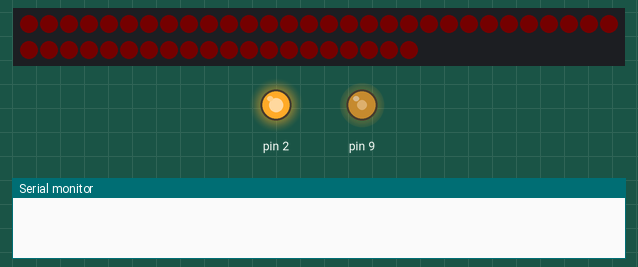
Bench run of a sketch on a simulated Arduino Uno, built with avr-gcc and run on an emulated ATmega328P. Shown: 50 RGB LEDs in strip order, left to right, continuing on the next row, output pins drawn as LEDs (lit = HIGH), the last lines printed to the serial monitor. Dim RGB values are drawn brighter than linear; the strip is taken to match the declared colour order.

Above: at 0.01 s.
At 17.47 s:
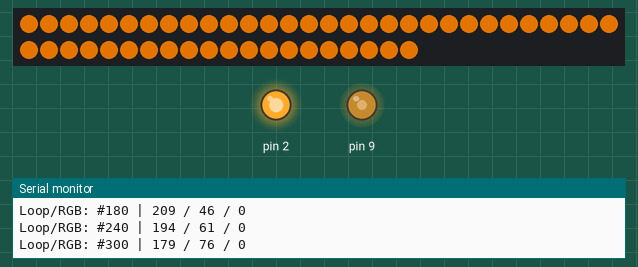
At 19.94 s:
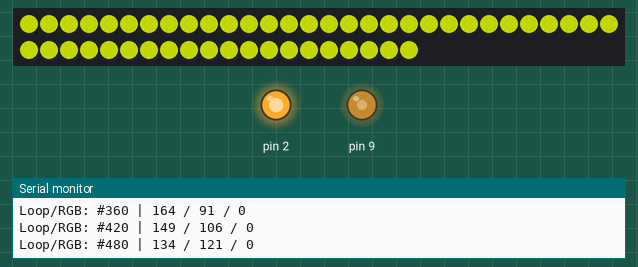
At 29.92 s:
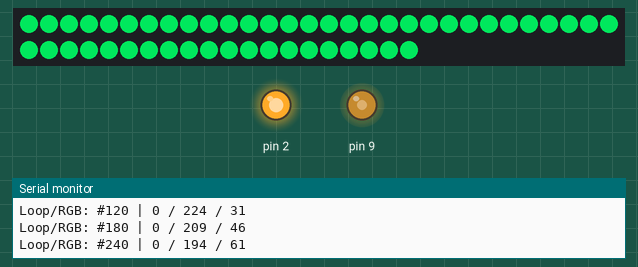
At 34.85 s:
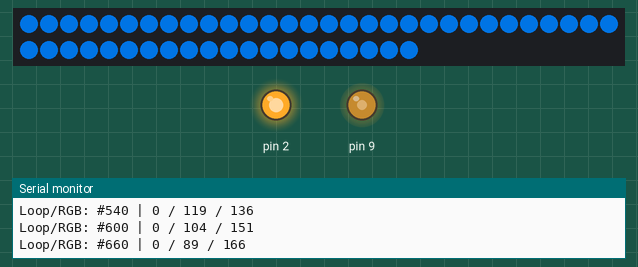
At 39.94 s:
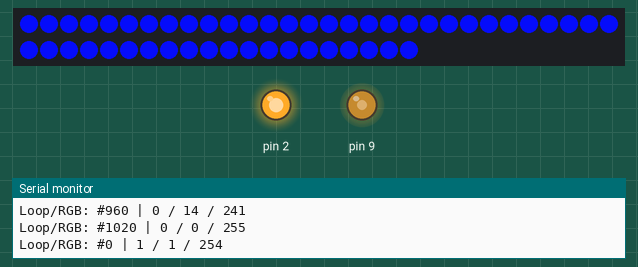

The sketch:

ColorCrossfader2811.ino
```cpp
/*
* Slight modification to use this to control a ws2811 strip using Adafruit NeoPixel library.
*/


/*
*
* Code for cross-fading 3 LEDs, red, green and blue (RGB)
* To create fades, you need to do two things:
*  1. Describe the colors you want to be displayed
*  2. List the order you want them to fade in
*
* DESCRIBING A COLOR:
* A color is just an array of three percentages, 0-100,
*  controlling the red, green and blue LEDs
*
* Red is the red LED at full, blue and green off
*   int red = { 100, 0, 0 }
* Dim white is all three LEDs at 30%
*   int dimWhite = {30, 30, 30}
* etc.
*
* Some common colors are provided below, or make your own
*
* LISTING THE ORDER:
* In the main part of the program, you need to list the order
*  you want to colors to appear in, e.g.
*  crossFade(red);
*  crossFade(green);
*  crossFade(blue);
*
* Those colors will appear in that order, fading out of
*    one color and into the next
*
* In addition, there are 5 optional settings you can adjust:
* 1. The initial color is set to black (so the first color fades in), but
*    you can set the initial color to be any other color
* 2. The internal loop runs for 1020 interations; the 'wait' variable
*    sets the approximate duration of a single crossfade. In theory,
*    a 'wait' of 10 ms should make a crossFade of ~10 seconds. In
*    practice, the other functions the code is performing slow this
*    down to ~11 seconds on my board. YMMV.
* 3. If 'repeat' is set to 0, the program will loop indefinitely.
*    if it is set to a number, it will loop that number of times,
*    then stop on the last color in the sequence. (Set 'return' to 1,
*    and make the last color black if you want it to fade out at the end.)
* 4. There is an optional 'hold' variable, which pasues the
*    program for 'hold' milliseconds when a color is complete,
*    but before the next color starts.
* 5. Set the DEBUG flag to 1 if you want debugging output to be
*    sent to the serial monitor.
*
*    The internals of the program aren't complicated, but they
*    are a little fussy -- the inner workings are explained
*    below the main loop.
*
* April 2007, Clay Shirky <clay.shirky@nyu.edu>
*/


#include <Adafruit_NeoPixel.h>

#define PIN 8  // pin the ws2811 strip is connected to

#define FIRST_LED 0   // first led in strip to use
#define LAST_LED 49    // last led in strip to use

// Parameter 1 = number of pixels in strip
// Parameter 2 = Arduino pin number (most are valid)
// Parameter 3 = pixel type flags, add together as needed:
//   NEO_KHZ800  800 KHz bitstream (most NeoPixel products w/WS2812 LEDs)
//   NEO_KHZ400  400 KHz (classic 'v1' (not v2) FLORA pixels, WS2811 drivers)
//   NEO_GRB     Pixels are wired for GRB bitstream (most NeoPixel products)
//   NEO_RGB     Pixels are wired for RGB bitstream (v1 FLORA pixels, not v2)
Adafruit_NeoPixel strip = Adafruit_NeoPixel(50, PIN, NEO_RGB + NEO_KHZ800);

// IMPORTANT: To reduce NeoPixel burnout risk, add 1000 uF capacitor across
// pixel power leads, add 300 - 500 Ohm resistor on first pixel's data input
// and minimize distance between Arduino and first pixel.  Avoid connecting
// on a live circuit...if you must, connect GND first.


// Color arrays
int black[3]  = { 0, 0, 0 };
int white[3]  = { 100, 100, 100 };
int red[3]    = { 100, 0, 0 };
int green[3]  = { 0, 100, 0 };
int blue[3]   = { 0, 0, 100 };
int yellow[3] = { 40, 95, 0 };
int dimWhite[3] = { 30, 30, 30 };
// etc.

// Set initial color
int redVal = black[0];
int grnVal = black[1];
int bluVal = black[2];

int wait = 10;      // 10ms internal crossFade delay; increase for slower fades
int hold = 0;       // Optional hold when a color is complete, before the next crossFade
int DEBUG = 1;      // DEBUG counter; if set to 1, will write values back via serial
int loopCount = 60; // How often should DEBUG report?
int repeat = 3;     // How many times should we loop before stopping? (0 for no stop)
int j = 0;          // Loop counter for repeat

// Initialize color variables
int prevR = redVal;
int prevG = grnVal;
int prevB = bluVal;


// Set up the LED outputs
void setup()
{
  strip.begin();
  strip.show(); // Initialize all pixels to 'off'
  strip.setBrightness(255);

  for (int i=0; i<strip.numPixels(); i++){
    strip.setPixelColor(i, 0);
  }


  pinMode(2, OUTPUT);
  digitalWrite(2, HIGH);

  pinMode(9,OUTPUT);
  analogWrite(9,128);

  if (DEBUG) {           // If we want to see values for debugging...
    Serial.begin(9600);  // ...set up the serial ouput
  }
}

// Main program: list the order of crossfades
void loop()
{
  crossFade(red);
  crossFade(green);
  crossFade(blue);
  crossFade(yellow);

  if (repeat) { // Do we loop a finite number of times?
    j += 1;
    if (j >= repeat) { // Are we there yet?
      exit(j);         // If so, stop.
    }
  }
}

/* BELOW THIS LINE IS THE MATH -- YOU SHOULDN'T NEED TO CHANGE THIS FOR THE BASICS
*
* The program works like this:
* Imagine a crossfade that moves the red LED from 0-10,
*   the green from 0-5, and the blue from 10 to 7, in
*   ten steps.
*   We'd want to count the 10 steps and increase or
*   decrease color values in evenly stepped increments.
*   Imagine a + indicates raising a value by 1, and a -
*   equals lowering it. Our 10 step fade would look like:
*
*   1 2 3 4 5 6 7 8 9 10
* R + + + + + + + + + +
* G   +   +   +   +   +
* B     -     -     -
*
* The red rises from 0 to 10 in ten steps, the green from
* 0-5 in 5 steps, and the blue falls from 10 to 7 in three steps.
*
* In the real program, the color percentages are converted to
* 0-255 values, and there are 1020 steps (255*4).
*
* To figure out how big a step there should be between one up- or
* down-tick of one of the LED values, we call calculateStep(),
* which calculates the absolute gap between the start and end values,
* and then divides that gap by 1020 to determine the size of the step
* between adjustments in the value.
*/

int calculateStep(int prevValue, int endValue) {
  int step = endValue - prevValue; // What's the overall gap?
  if (step) {                      // If its non-zero,
    step = 1020/step;              //   divide by 1020
  }
  return step;
}

/* The next function is calculateVal. When the loop value, i,
*  reaches the step size appropriate for one of the
*  colors, it increases or decreases the value of that color by 1.
*  (R, G, and B are each calculated separately.)
*/

int calculateVal(int step, int val, int i) {

  if ((step) && i % step == 0) { // If step is non-zero and its time to change a value,
    if (step > 0) {              //   increment the value if step is positive...
      val += 1;
    }
    else if (step < 0) {         //   ...or decrement it if step is negative
      val -= 1;
    }
  }
  // Defensive driving: make sure val stays in the range 0-255
  if (val > 255) {
    val = 255;
  }
  else if (val < 0) {
    val = 0;
  }
  return val;
}

/* crossFade() converts the percentage colors to a
*  0-255 range, then loops 1020 times, checking to see if
*  the value needs to be updated each time, then writing
*  the color values to the correct pins.
*/

void crossFade(int color[3]) {
  // Convert to 0-255
  int R = (color[0] * 255) / 100;
  int G = (color[1] * 255) / 100;
  int B = (color[2] * 255) / 100;

  int stepR = calculateStep(prevR, R);
  int stepG = calculateStep(prevG, G);
  int stepB = calculateStep(prevB, B);

  for (int i = 0; i <= 1020; i++) {
    redVal = calculateVal(stepR, redVal, i);
    grnVal = calculateVal(stepG, grnVal, i);
    bluVal = calculateVal(stepB, bluVal, i);
/*
    analogWrite(redPin, redVal);   // Write current values to LED pins
    analogWrite(grnPin, grnVal);
    analogWrite(bluPin, bluVal);
*/
    for (int l=FIRST_LED; l<=LAST_LED; l++){
       strip.setPixelColor(l, strip.Color(redVal, grnVal, bluVal));
    }
    strip.show();


    delay(wait); // Pause for 'wait' milliseconds before resuming the loop

    if (DEBUG) { // If we want serial output, print it at the
      if (i == 0 or i % loopCount == 0) { // beginning, and every loopCount times
        Serial.print("Loop/RGB: #");
        Serial.print(i);
        Serial.print(" | ");
        Serial.print(redVal);
        Serial.print(" / ");
        Serial.print(grnVal);
        Serial.print(" / ");
        Serial.println(bluVal);
      }
      DEBUG += 1;
    }
  }
  // Update current values for next loop
  prevR = redVal;
  prevG = grnVal;
  prevB = bluVal;
  delay(hold); // Pause for optional 'wait' milliseconds before resuming the loop
}
```
